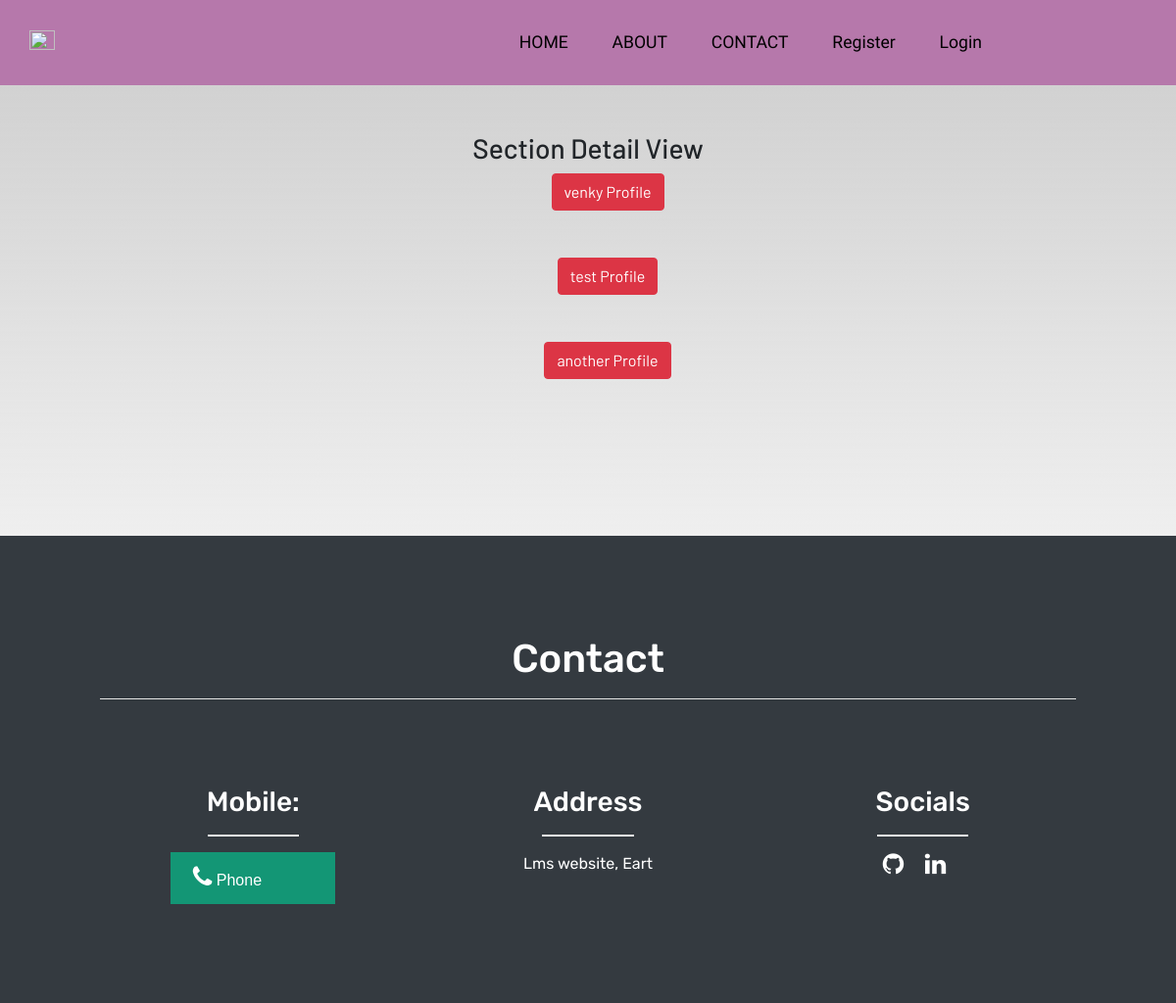
Screenshot of /users/section_detail/1 with the database file from the repository.
### users/models.py (models this page shows, shortened)
class Profile(models.Model):
    user = models.OneToOneField(User, on_delete=models.CASCADE)
    section = models.ForeignKey(
        "Section", on_delete=models.CASCADE, null=True, blank=True)
    image = models.ImageField(default='default.jpg', upload_to='profile_pics')
    bio = models.CharField(max_length=2000, blank=True)
    skills = models.CharField(max_length=2000, blank=True)
    aoi = models.CharField(max_length=2000, blank=True)
    github = models.CharField(max_length=200, blank=True)
    linkedin = models.CharField(max_length=200, blank=True)
    def __str__(self):
        return f'{self.user.username} Profile'

### users/views.py (the view)
class SectionDetailView(generic.DetailView):
    model = Section
    def get_context_data(self, **kwargs):
        context = super(SectionDetailView, self).get_context_data(**kwargs)
        profiles = Profile.objects.filter(section=self.kwargs['pk'])
        context['profiles'] = profiles
        return context

### users/templates/users/section_detail.html
{% extends 'users/base.html' %} {% load static %} {% block content %}
<div class="container text-center">
  <h3>Section Detail View</h3>
  <ul style="list-style-type: none">
    {% for profile in profiles %}
    <li>
      <a class="btn btn-danger" href="{% url 'profile_detail' profile.id%}"
        >{{profile}}</a
      >
    </li>
    <br /><br />
    {%endfor%}
  </ul>
</div>
{% endblock content %}

### static/css/main.css (style rules this page uses)
html { scroll-behavior: smooth; }
html, body { max-width: 100%; overflow-x: hidden; }
body { background: linear-gradient(rgba(0, 0, 0, 0.2), rgba(255, 255, 255, 0.5)); overflow-x: hidden; }

### rows the page displays
Profile: user.username "venky Profile"
Profile: user.username "test Profile"
Profile: user.username "another Profile"
